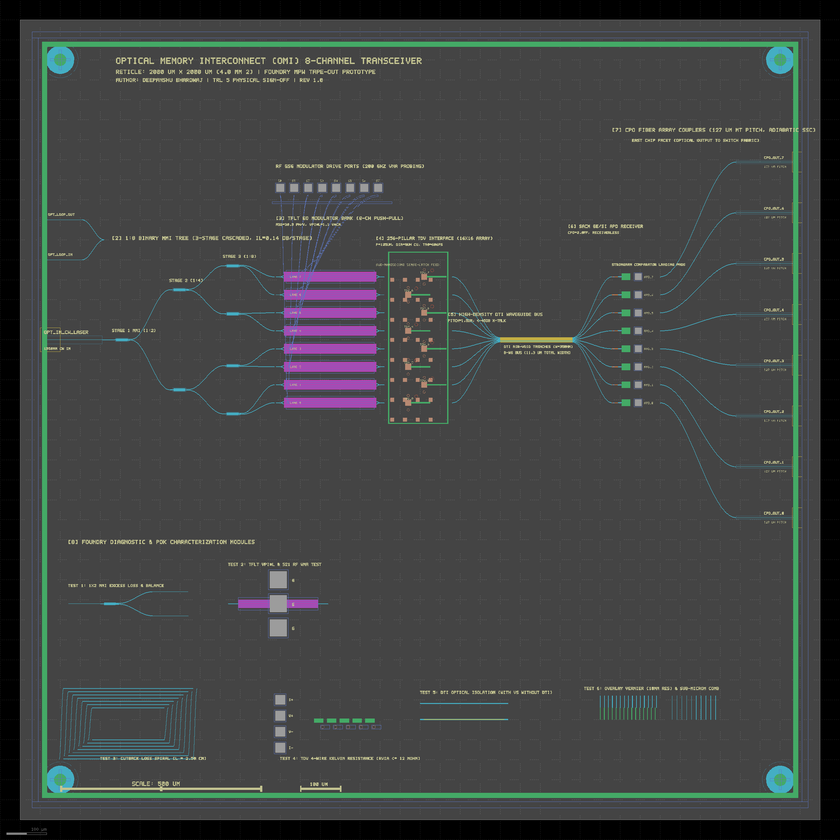
#> input picture layout/previews/omi_chip_top_overview.png, 840 x 840 px, shrunk from 2600 x 2600 before the run
$ python generate_layout_figure.py
#> lines starting #> are read from the running program, lines starting #| are printed output that depends on the picture
"""
generate_layout_figure.py
Assembles a publication-grade multi-panel datasheet figure combining:
  1. Main 2.0 mm x 2.0 mm Reticle Layout Overview
  2. 4 High-Resolution Insets (1:8 MMI Tree, LiTaO3 Modulator Bank, Centum TDVs, DTI Bus + APD)
  3. Physical Layer Mask Legend & Tape-Out Specifications Table

Outputs:
  - layout/previews/omi_layout_datasheet.png
"""

import os
import matplotlib.pyplot as plt
import matplotlib.image as mpimg
from matplotlib.gridspec import GridSpec

SCRIPT_DIR = os.path.dirname(os.path.abspath(__file__))
BASE_DIR = os.path.abspath(os.path.join(SCRIPT_DIR, ".."))
LAYOUT_DIR = os.path.join(BASE_DIR, "layout")
PREVIEWS_DIR = os.path.join(LAYOUT_DIR, "previews")

img_top = mpimg.imread(os.path.join(PREVIEWS_DIR, "omi_chip_top_overview.png"))
#> img_top is the input picture: shape (840, 840, 3) float32; mean R, G, B 0.255, 0.265, 0.262
img_mmi = mpimg.imread(os.path.join(PREVIEWS_DIR, "omi_zoom_mmi_tree.png"))
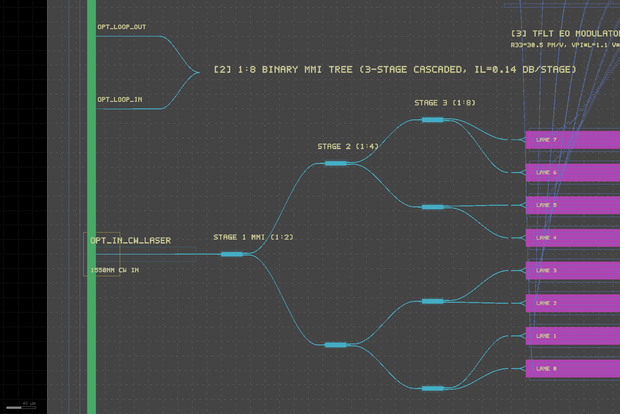
#> input picture layout/previews/omi_zoom_mmi_tree.png, 620 x 414 px, shrunk from 1920 x 1280 before the run
#> img_mmi is the input picture: shape (414, 620, 3) float32; mean R, G, B 0.274, 0.265, 0.283
img_mod = mpimg.imread(os.path.join(PREVIEWS_DIR, "omi_zoom_tflt_modulators.png"))
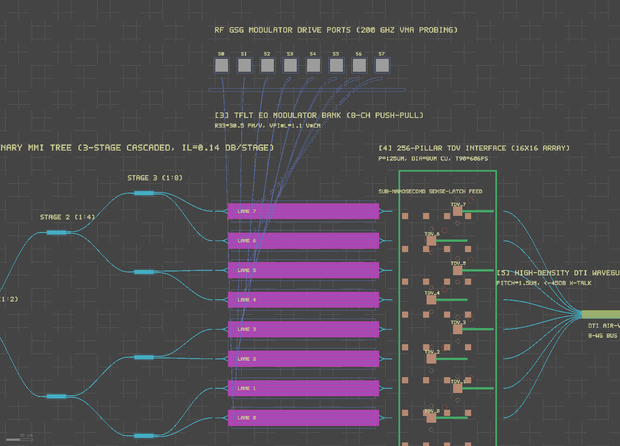
#> input picture layout/previews/omi_zoom_tflt_modulators.png, 620 x 446 px, shrunk from 1920 x 1380 before the run
#> img_mod is the input picture: shape (446, 620, 3) float32; mean R, G, B 0.309, 0.288, 0.314
img_tdv = mpimg.imread(os.path.join(PREVIEWS_DIR, "omi_zoom_tdv_constellation.png"))
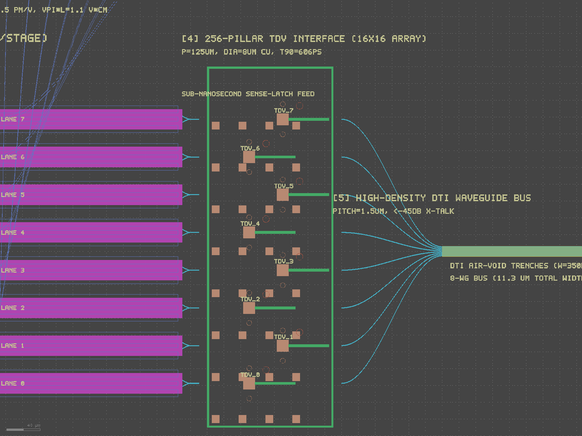
#> input picture layout/previews/omi_zoom_tdv_constellation.png, 582 x 436 px, shrunk from 1800 x 1350 before the run
#> img_tdv is the input picture: shape (436, 582, 3) float32; mean R, G, B 0.33, 0.29, 0.332
img_dti = mpimg.imread(os.path.join(PREVIEWS_DIR, "omi_zoom_dti_bus_apd.png"))
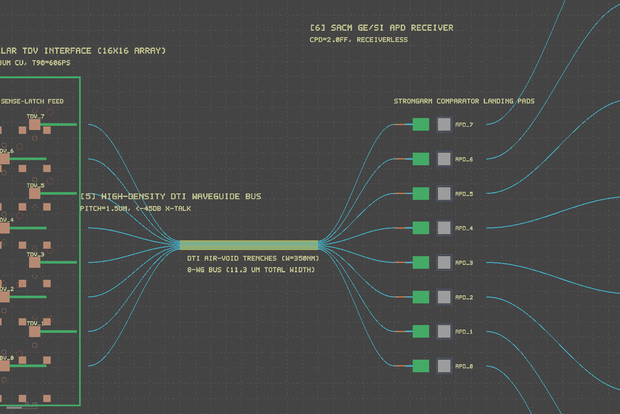
#> input picture layout/previews/omi_zoom_dti_bus_apd.png, 620 x 414 px, shrunk from 1920 x 1280 before the run
#> img_dti is the input picture: shape (414, 620, 3) float32; mean R, G, B 0.282, 0.29, 0.283
img_cpo = mpimg.imread(os.path.join(PREVIEWS_DIR, "omi_zoom_cpo_couplers.png"))
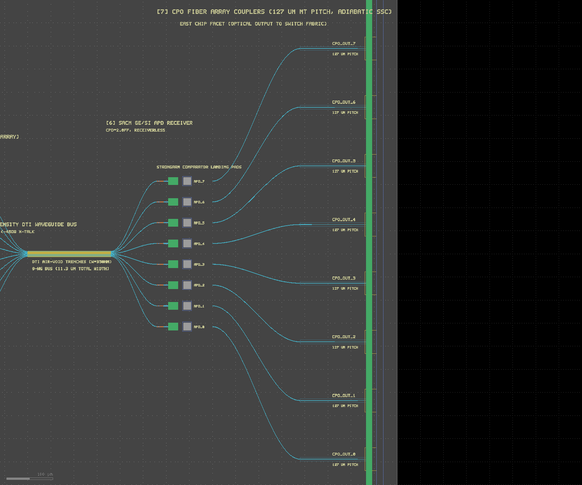
#> input picture layout/previews/omi_zoom_cpo_couplers.png, 582 x 485 px, shrunk from 1800 x 1500 before the run
#> img_cpo is the input picture: shape (485, 582, 3) float32; mean R, G, B 0.189, 0.196, 0.192
#> (the run stopped early here; a loop or call above may not have finished)
